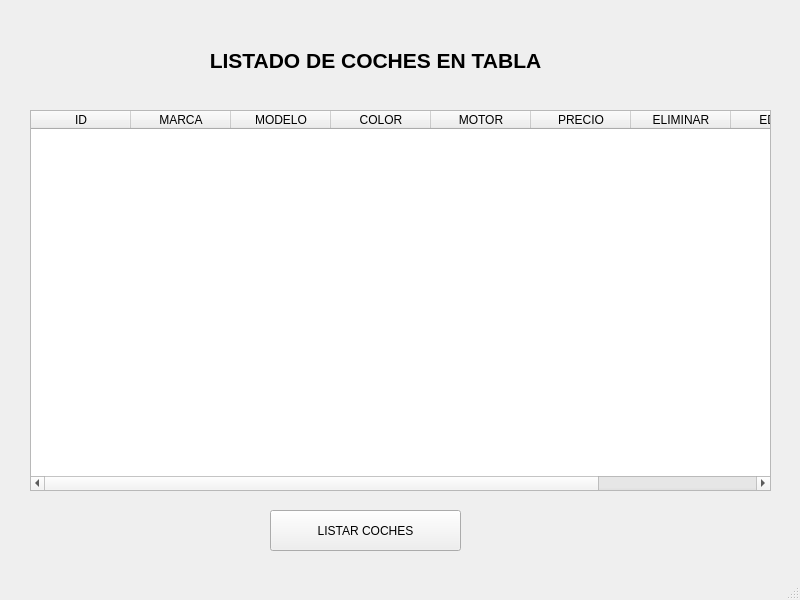
<?xml version="1.0" encoding="UTF-8"?>
<ui version="4.0">
 <class>MainWindow</class>
 <widget class="QMainWindow" name="MainWindow">
  <property name="geometry">
   <rect>
    <x>0</x>
    <y>0</y>
    <width>800</width>
    <height>600</height>
   </rect>
  </property>
  <property name="windowTitle">
   <string>Tabla de coches</string>
  </property>
  <widget class="QWidget" name="centralwidget">
   <widget class="QLabel" name="label">
    <property name="geometry">
     <rect>
      <x>120</x>
      <y>30</y>
      <width>511</width>
      <height>61</height>
     </rect>
    </property>
    <property name="text">
     <string>&lt;html&gt;&lt;head/&gt;&lt;body&gt;&lt;p align=&quot;center&quot;&gt;&lt;span style=&quot; font-size:16pt; font-weight:600;&quot;&gt;LISTADO DE COCHES EN TABLA&lt;/span&gt;&lt;/p&gt;&lt;/body&gt;&lt;/html&gt;</string>
    </property>
   </widget>
   <widget class="QTableWidget" name="tableWidget">
    <property name="geometry">
     <rect>
      <x>30</x>
      <y>110</y>
      <width>741</width>
      <height>381</height>
     </rect>
    </property>
    <column>
     <property name="text">
      <string>ID</string>
     </property>
    </column>
    <column>
     <property name="text">
      <string>MARCA</string>
     </property>
    </column>
    <column>
     <property name="text">
      <string>MODELO</string>
     </property>
    </column>
    <column>
     <property name="text">
      <string>COLOR</string>
     </property>
    </column>
    <column>
     <property name="text">
      <string>MOTOR</string>
     </property>
    </column>
    <column>
     <property name="text">
      <string>PRECIO</string>
     </property>
    </column>
    <column>
     <property name="text">
      <string>ELIMINAR</string>
     </property>
    </column>
    <column>
     <property name="text">
      <string>EDITAR</string>
     </property>
    </column>
    <column>
     <property name="text">
      <string/>
     </property>
    </column>
   </widget>
   <widget class="QPushButton" name="btn_listar_tabla">
    <property name="geometry">
     <rect>
      <x>270</x>
      <y>510</y>
      <width>191</width>
      <height>41</height>
     </rect>
    </property>
    <property name="text">
     <string>LISTAR COCHES</string>
    </property>
   </widget>
  </widget>
  <widget class="QStatusBar" name="statusbar"/>
 </widget>
 <resources/>
 <connections/>
</ui>
